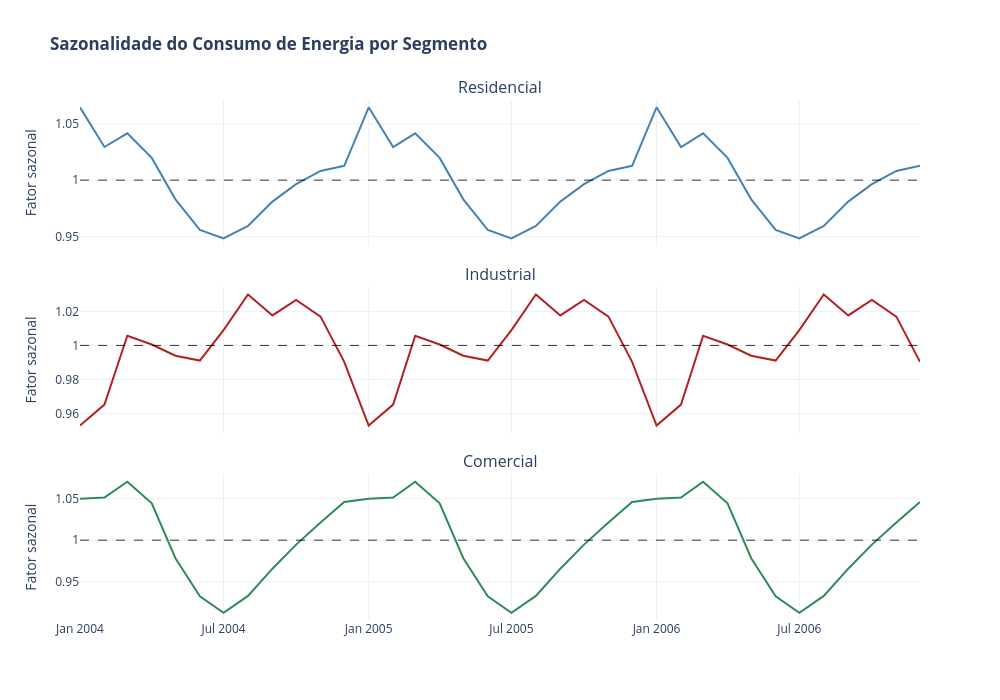

Notebook cell for this chart:
### Markdown cell above
# 6. Análise de sazonalidade

### Code cell
fig = subplots_componente(consumo, 'seasonal',
                          '<b>Sazonalidade do Consumo de Energia por Segmento</b>',
                          'Fator sazonal', hline=1)
fig.write_html('sazonalidade_segmentos.html')
fig.show()

### Figure 1 — Plotly figure (JSON) as saved in the notebook; plotly's stock layout.template omitted (floating-point values rounded to 4 significant figures)
{"data": [{"line": {"color": "steelblue", "width": 2}, "name": "Residencial", "type": "scatter", "x": ["2004-01-01T00:00:00", "2004-02-01T00:00:00", "2004-03-01T00:00:00", "2004-04-01T00:00:00", "2004-05-01T00:00:00", "2004-06-01T00:00:00", "2004-07-01T00:00:00", "2004-08-01T00:00:00", "2004-09-01T00:00:00", "2004-10-01T00:00:00", "2004-11-01T00:00:00", "2004-12-01T00:00:00", "2005-01-01T00:00:00", "2005-02-01T00:00:00", "2005-03-01T00:00:00", "2005-04-01T00:00:00", "2005-05-01T00:00:00", "2005-06-01T00:00:00", "2005-07-01T00:00:00", "2005-08-01T00:00:00", "2005-09-01T00:00:00", "2005-10-01T00:00:00", "2005-11-01T00:00:00", "2005-12-01T00:00:00", "2006-01-01T00:00:00", "2006-02-01T00:00:00", "2006-03-01T00:00:00", "2006-04-01T00:00:00", "2006-05-01T00:00:00", "2006-06-01T00:00:00", "2006-07-01T00:00:00", "2006-08-01T00:00:00", "2006-09-01T00:00:00", "2006-10-01T00:00:00", "2006-11-01T00:00:00", "2006-12-01T00:00:00"], "xaxis": "x", "y": [1.065, 1.029, 1.042, 1.02, 0.9829, 0.9557, 0.9483, 0.9593, 0.9809, 0.9964, 1.008, 1.013, 1.065, 1.029, 1.042, 1.02, 0.9829, 0.9557, 0.9483, 0.9593, 0.9809, 0.9964, 1.008, 1.013, 1.065, 1.029, 1.042, 1.02, 0.9829, 0.9557, 0.9483, 0.9593, 0.9809, 0.9964, 1.008, 1.013], "yaxis": "y"}, {"line": {"color": "firebrick", "width": 2}, "name": "Industrial", "type": "scatter", "x": ["2004-01-01T00:00:00", "2004-02-01T00:00:00", "2004-03-01T00:00:00", "2004-04-01T00:00:00", "2004-05-01T00:00:00", "2004-06-01T00:00:00", "2004-07-01T00:00:00", "2004-08-01T00:00:00", "2004-09-01T00:00:00", "2004-10-01T00:00:00", "2004-11-01T00:00:00", "2004-12-01T00:00:00", "2005-01-01T00:00:00", "2005-02-01T00:00:00", "2005-03-01T00:00:00", "2005-04-01T00:00:00", "2005-05-01T00:00:00", "2005-06-01T00:00:00", "2005-07-01T00:00:00", "2005-08-01T00:00:00", "2005-09-01T00:00:00", "2005-10-01T00:00:00", "2005-11-01T00:00:00", "2005-12-01T00:00:00", "2006-01-01T00:00:00", "2006-02-01T00:00:00", "2006-03-01T00:00:00", "2006-04-01T00:00:00", "2006-05-01T00:00:00", "2006-06-01T00:00:00", "2006-07-01T00:00:00", "2006-08-01T00:00:00", "2006-09-01T00:00:00", "2006-10-01T00:00:00", "2006-11-01T00:00:00", "2006-12-01T00:00:00"], "xaxis": "x2", "y": [0.9529, 0.9652, 1.006, 1.001, 0.9939, 0.9911, 1.009, 1.03, 1.018, 1.027, 1.017, 0.9904, 0.9529, 0.9652, 1.006, 1.001, 0.9939, 0.9911, 1.009, 1.03, 1.018, 1.027, 1.017, 0.9904, 0.9529, 0.9652, 1.006, 1.001, 0.9939, 0.9911, 1.009, 1.03, 1.018, 1.027, 1.017, 0.9904], "yaxis": "y2"}, {"line": {"color": "seagreen", "width": 2}, "name": "Comercial", "type": "scatter", "x": ["2004-01-01T00:00:00", "2004-02-01T00:00:00", "2004-03-01T00:00:00", "2004-04-01T00:00:00", "2004-05-01T00:00:00", "2004-06-01T00:00:00", "2004-07-01T00:00:00", "2004-08-01T00:00:00", "2004-09-01T00:00:00", "2004-10-01T00:00:00", "2004-11-01T00:00:00", "2004-12-01T00:00:00", "2005-01-01T00:00:00", "2005-02-01T00:00:00", "2005-03-01T00:00:00", "2005-04-01T00:00:00", "2005-05-01T00:00:00", "2005-06-01T00:00:00", "2005-07-01T00:00:00", "2005-08-01T00:00:00", "2005-09-01T00:00:00", "2005-10-01T00:00:00", "2005-11-01T00:00:00", "2005-12-01T00:00:00", "2006-01-01T00:00:00", "2006-02-01T00:00:00", "2006-03-01T00:00:00", "2006-04-01T00:00:00", "2006-05-01T00:00:00", "2006-06-01T00:00:00", "2006-07-01T00:00:00", "2006-08-01T00:00:00", "2006-09-01T00:00:00", "2006-10-01T00:00:00", "2006-11-01T00:00:00", "2006-12-01T00:00:00"], "xaxis": "x3", "y": [1.05, 1.051, 1.07, 1.044, 0.9783, 0.9325, 0.9128, 0.933, 0.9657, 0.9947, 1.021, 1.046, 1.05, 1.051, 1.07, 1.044, 0.9783, 0.9325, 0.9128, 0.933, 0.9657, 0.9947, 1.021, 1.046, 1.05, 1.051, 1.07, 1.044, 0.9783, 0.9325, 0.9128, 0.933, 0.9657, 0.9947, 1.021, 1.046], "yaxis": "y3"}], "layout": {"annotations": [{"font": {"size": 16}, "showarrow": false, "text": "Residencial", "x": 0.5, "xanchor": "center", "xref": "paper", "y": 1, "yanchor": "bottom", "yref": "paper"}, {"font": {"size": 16}, "showarrow": false, "text": "Industrial", "x": 0.5, "xanchor": "center", "xref": "paper", "y": 0.64, "yanchor": "bottom", "yref": "paper"}, {"font": {"size": 16}, "showarrow": false, "text": "Comercial", "x": 0.5, "xanchor": "center", "xref": "paper", "y": 0.28, "yanchor": "bottom", "yref": "paper"}], "height": 700, "hovermode": "x unified", "shapes": [{"line": {"color": "black", "dash": "dash", "width": 0.8}, "type": "line", "x0": 0, "x1": 1, "xref": "x domain", "y0": 1, "y1": 1, "yref": "y"}, {"line": {"color": "black", "dash": "dash", "width": 0.8}, "type": "line", "x0": 0, "x1": 1, "xref": "x2 domain", "y0": 1, "y1": 1, "yref": "y2"}, {"line": {"color": "black", "dash": "dash", "width": 0.8}, "type": "line", "x0": 0, "x1": 1, "xref": "x3 domain", "y0": 1, "y1": 1, "yref": "y3"}], "showlegend": false, "title": {"text": "<b>Sazonalidade do Consumo de Energia por Segmento</b>"}, "width": 1000, "xaxis": {"anchor": "y", "domain": [0, 1], "matches": "x3", "showticklabels": false}, "xaxis2": {"anchor": "y2", "domain": [0, 1], "matches": "x3", "showticklabels": false}, "xaxis3": {"anchor": "y3", "domain": [0, 1]}, "yaxis": {"anchor": "x", "domain": [0.72, 1], "title": {"text": "Fator sazonal"}}, "yaxis2": {"anchor": "x2", "domain": [0.36, 0.64], "title": {"text": "Fator sazonal"}}, "yaxis3": {"anchor": "x3", "domain": [0, 0.28], "title": {"text": "Fator sazonal"}}}}
